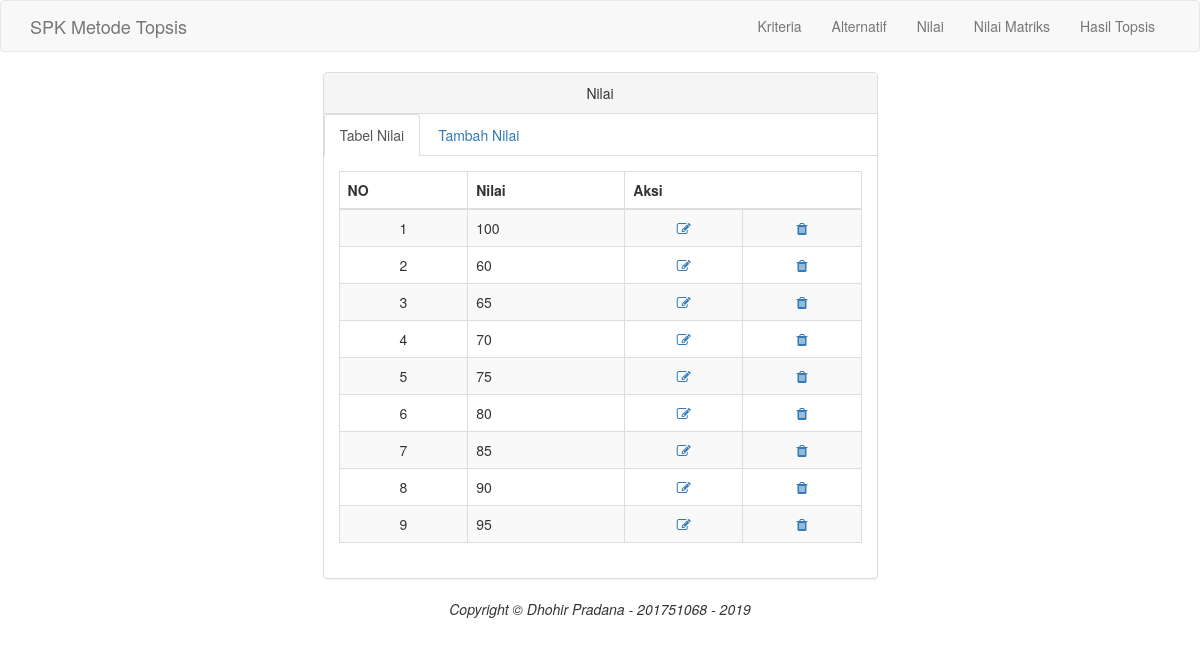
Page /poin.php on the committed database.
### tables this page shows
CREATE TABLE `tab_poin` (
  `id_poin` varchar(10) NOT NULL,
  `poin` varchar(10) NOT NULL
);

### poin.php (the view, shortened to what this page needs)
<?php
include ("koneksi1.php");
 ?>
<!DOCTYPE html>
<html>
  <head>
    <link href="tampilan/css/bootstrap.min.css" rel="stylesheet">
    <link href="tampilan/font-awesome/css/font-awesome.min.css" rel="stylesheet" type="text/css">
  </head>
  <body>
    <nav class="navbar navbar-default navbar-custom">
      <div class="container">
        <div class="navbar-header">
          <a class="navbar-brand" href="index.php">SPK Metode Topsis</a>
        </div>
        <div class="collapse navbar-collapse">
          <ul class="nav navbar-nav navbar-right">
            <li>
              <a href="kriteria.php">Kriteria</a>
            </li>
            <li>
              <a href="alternatif.php">Alternatif</a>
            </li>
            <li>
              <a href="poin.php">Nilai</a>
            </li>
            <li>
              <a href="nilmat.php">Nilai Matriks</a>
            </li>
            <li>
              <a href="hastop.php">Hasil Topsis</a>
            </li>
          </ul>
        </div>
      </div>
    </nav>
    <div class="container">
      <div class="row">
        <div class="col-lg-6 col-lg-offset-3">
            <div class="panel panel-default">
                <div class="panel-heading text-center">
                    Nilai
                </div>
                <ul class="nav nav-tabs">
                    <li class="active">
                      <a href="poin.php" data-toggle="tab">Tabel Nilai</a>
                    </li>
                    <li>
                      <a href="pointambah.php" data-toggle="tab">Tambah Nilai</a>
                    </li>
                </ul>
                <div class="panel-body">
                    <div class="tab-content">
                      <div class="">
                        <table class="table table-striped table-bordered table-hover">
                          <thead>
                            <tr>
                            <th>NO</th>
                              <th>Nilai</th>
                              <th colspan="2">Aksi</th>
                            </tr>
                          </thead>
                          <tbody>
                            <?php
                            $no=1;
                            $sql = $koneksi->query('SELECT * FROM tab_poin');
                            while ($row = $sql->fetch_array()) {
                            ?>
                            <tr>
                              <td align="center"><?php echo $no ?></td>
                              <td><?php echo $row[1] ?></td>
                              <td align="center"><a href="editpoin.php?id_poin=<?php echo $row['id_poin'] ?>"><i class="fa fa-edit fa-fw"></i> </td>
                              <td align="center"><a href="hapuspoin.php?id_poin=<?php echo $row['id_poin'] ?>"><i class="fa fa-trash fa-fw"></i> </td>
                            </tr>
                            <?php $no++;
                          }?>
                          </tbody>
                        </table>
                      </div>
                    </div>
                </div>
            </div>
        </div>
      </div>
    </div>
    <footer class="text-center">
      <div class="footer-below">
        <div class="container">
          <div class="row">
            <div class="col-lg-12">
              <em>Copyright &copy; Dhohir Pradana - 201751068 - 2019</em>
            </div>
          </div>
        </div>
      </div>
    </footer>
  </body>
</html>

### rows in the picture
tab_poin: poin "100"
tab_poin: poin "60"
tab_poin: poin "65"
tab_poin: poin "70"
tab_poin: poin "75"
tab_poin: poin "80"
tab_poin: poin "85"
tab_poin: poin "90"
tab_poin: poin "95"
